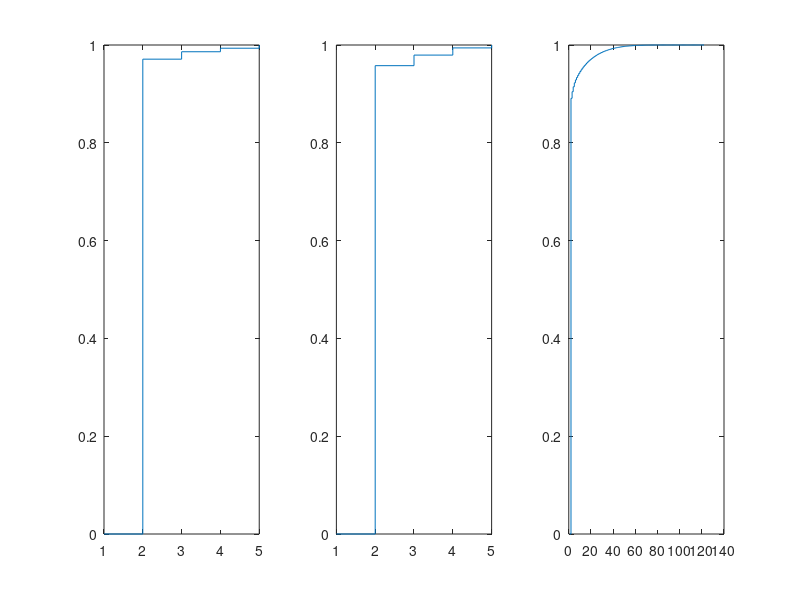
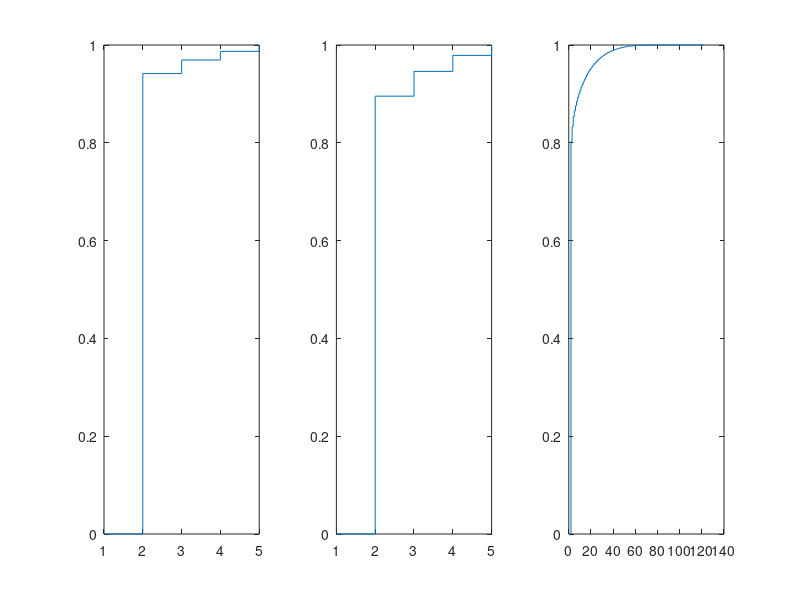

Write MATLAB code to recreate these figures, in order.
%  The goal is to analyze the different aspect of the tensor obtained in
%  analyzeResults.m

clc
clear

% load climate17Results.mat
load tensor_4SQ_Results
Sol(4) = [];
nType = length(Sol);

solution = zeros(size(Sol{1}, 1), size(Sol{1}, 2), nType);
for i = 1:nType
    solution(:, :, i) = Sol{i};
end

%% Method 1: Structure of the mean
face1 = squeeze(mean(solution, 1));
face2 = squeeze(mean(solution, 2));
face3 = squeeze(mean(solution, 3));
subplot(1, 3, 1)
S1 = svd(face1);
% stem(S1)
stairs([0; cumsum(sort(S1/sum(S1), 'descend'))])
subplot(1, 3, 2)
S2 = svd(face2);
% stem(S2)
stairs([0; cumsum(sort(S2/sum(S2), 'descend'))])
subplot(1, 3, 3)
S3 = svd(face3);
% stem(S3)
stairs([0; cumsum(sort(S3/sum(S3), 'descend'))])
%% Method 2: Mean of the individual structures
figure
subplot(1, 3, 1)
S1 = 0;
for i = 1:size(solution, 1)
    S1 = S1 + svd(squeeze(solution(i, :, :)));
end
% stem(S1/size(solution, 1))
stairs([0; cumsum(sort(S1/sum(S1), 'descend'))])
subplot(1, 3, 2)
S2 = 0;
for i = 1:size(solution, 2)
    S2 = S2 + svd(squeeze(solution(:, i, :)));
end
% stem(S2/size(solution, 2))
stairs([0;cumsum(sort(S2/sum(S2), 'descend'))])

subplot(1, 3, 3)
S3 = 0;
for i = 1:size(solution, 3)
    S3 = S3 + svd(squeeze(solution(:, :, i)));
end
% stem(S3/size(solution, 3))
stairs([0; cumsum(sort(S3/sum(S3), 'descend'))])
